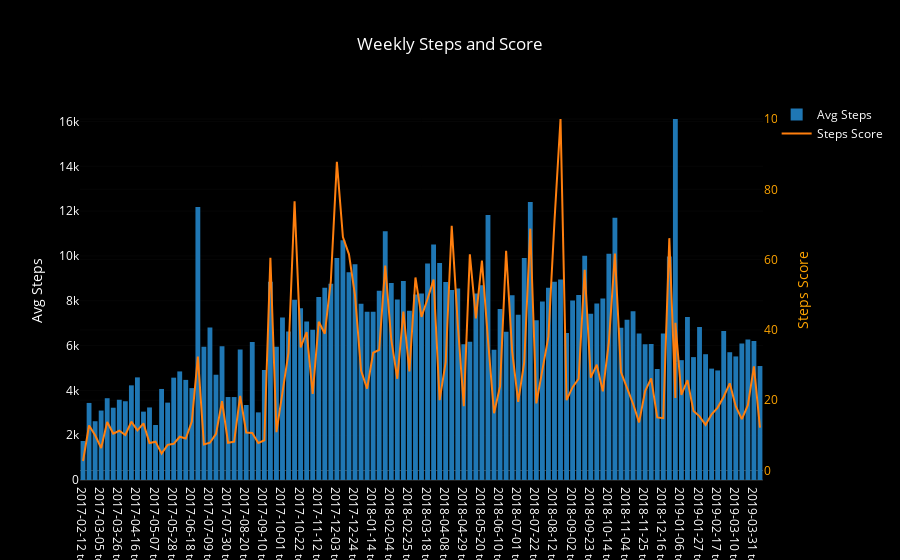

Here is the notebook cell this chart was saved with:
### Code cell
bars = go.Bar(x=week_df.week_range, y=week_df.mean_steps,
              name='Avg Steps', yaxis='y1')

score_line = go.Scatter(x=week_df.week_range, y=week_df.steps_score,
                        name='Steps Score', yaxis='y2')

layout = go.Layout({'plot_bgcolor': 'black', 'paper_bgcolor': 'black', 'font': {'color': 'white'},
                    'title': 'Weekly Steps and Score', 'yaxis': {'title': 'Avg Steps'},
                    'yaxis2': {'title': 'Steps Score', 'titlefont': {'color': 'orange'},
                               'tickfont': {'color': 'orange'}, 'overlaying': 'y',
                               'side': 'right'},
                   'xaxis': {'type': '-'}})

data = [bars, score_line]
fig = go.Figure(data=data, layout=layout)
iplot(fig)
